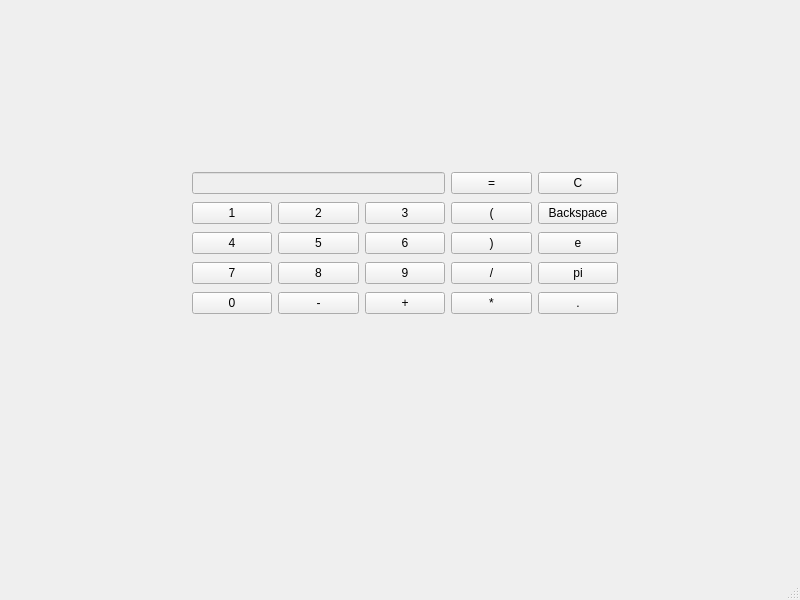
<?xml version="1.0" encoding="UTF-8"?>
<ui version="4.0">
 <class>MainWindow</class>
 <widget class="QMainWindow" name="MainWindow">
  <property name="geometry">
   <rect>
    <x>0</x>
    <y>0</y>
    <width>800</width>
    <height>600</height>
   </rect>
  </property>
  <property name="windowTitle">
   <string>MainWindow</string>
  </property>
  <widget class="QWidget" name="centralwidget">
   <widget class="QWidget" name="">
    <property name="geometry">
     <rect>
      <x>192</x>
      <y>170</y>
      <width>426</width>
      <height>151</height>
     </rect>
    </property>
    <layout class="QGridLayout" name="gridLayout">
     <item row="0" column="3">
      <widget class="QPushButton" name="pushButtonEq">
       <property name="text">
        <string>=</string>
       </property>
      </widget>
     </item>
     <item row="0" column="4">
      <widget class="QPushButton" name="pushButtonC">
       <property name="text">
        <string>C</string>
       </property>
      </widget>
     </item>
     <item row="1" column="0">
      <widget class="QPushButton" name="pushButton_1">
       <property name="text">
        <string>1</string>
       </property>
      </widget>
     </item>
     <item row="1" column="1">
      <widget class="QPushButton" name="pushButton_2">
       <property name="text">
        <string>2</string>
       </property>
      </widget>
     </item>
     <item row="1" column="2">
      <widget class="QPushButton" name="pushButton_3">
       <property name="text">
        <string>3</string>
       </property>
      </widget>
     </item>
     <item row="1" column="3">
      <widget class="QPushButton" name="pushButtonOB">
       <property name="text">
        <string>(</string>
       </property>
      </widget>
     </item>
     <item row="1" column="4">
      <widget class="QPushButton" name="pushButtonBP">
       <property name="text">
        <string>Backspace</string>
       </property>
      </widget>
     </item>
     <item row="2" column="0">
      <widget class="QPushButton" name="pushButton_4">
       <property name="text">
        <string>4</string>
       </property>
      </widget>
     </item>
     <item row="2" column="1">
      <widget class="QPushButton" name="pushButton_5">
       <property name="text">
        <string>5</string>
       </property>
      </widget>
     </item>
     <item row="2" column="2">
      <widget class="QPushButton" name="pushButton_6">
       <property name="text">
        <string>6</string>
       </property>
      </widget>
     </item>
     <item row="2" column="3">
      <widget class="QPushButton" name="pushButtonCB">
       <property name="text">
        <string>)</string>
       </property>
      </widget>
     </item>
     <item row="2" column="4">
      <widget class="QPushButton" name="pushButtonE">
       <property name="text">
        <string>e</string>
       </property>
      </widget>
     </item>
     <item row="3" column="0">
      <widget class="QPushButton" name="pushButton_7">
       <property name="text">
        <string>7</string>
       </property>
      </widget>
     </item>
     <item row="3" column="1">
      <widget class="QPushButton" name="pushButton_8">
       <property name="text">
        <string>8</string>
       </property>
      </widget>
     </item>
     <item row="3" column="2">
      <widget class="QPushButton" name="pushButton_9">
       <property name="text">
        <string>9</string>
       </property>
      </widget>
     </item>
     <item row="3" column="3">
      <widget class="QPushButton" name="pushButtonDiv">
       <property name="text">
        <string>/</string>
       </property>
      </widget>
     </item>
     <item row="3" column="4">
      <widget class="QPushButton" name="pushButtonPi">
       <property name="text">
        <string>pi</string>
       </property>
      </widget>
     </item>
     <item row="4" column="0">
      <widget class="QPushButton" name="pushButton_0">
       <property name="text">
        <string>0</string>
       </property>
      </widget>
     </item>
     <item row="4" column="1">
      <widget class="QPushButton" name="pushButtonMinus">
       <property name="text">
        <string>-</string>
       </property>
      </widget>
     </item>
     <item row="4" column="2">
      <widget class="QPushButton" name="pushButtonPlus">
       <property name="text">
        <string>+</string>
       </property>
      </widget>
     </item>
     <item row="4" column="3">
      <widget class="QPushButton" name="pushButtonMulti">
       <property name="text">
        <string>*</string>
       </property>
      </widget>
     </item>
     <item row="4" column="4">
      <widget class="QPushButton" name="pushButtonComma">
       <property name="text">
        <string>.</string>
       </property>
      </widget>
     </item>
     <item row="0" column="0" colspan="3">
      <widget class="QLineEdit" name="lineEdit">
       <property name="enabled">
        <bool>false</bool>
       </property>
      </widget>
     </item>
    </layout>
   </widget>
  </widget>
  <widget class="QMenuBar" name="menubar">
   <property name="geometry">
    <rect>
     <x>0</x>
     <y>0</y>
     <width>800</width>
     <height>22</height>
    </rect>
   </property>
  </widget>
  <widget class="QStatusBar" name="statusbar"/>
 </widget>
 <resources/>
 <connections/>
</ui>
